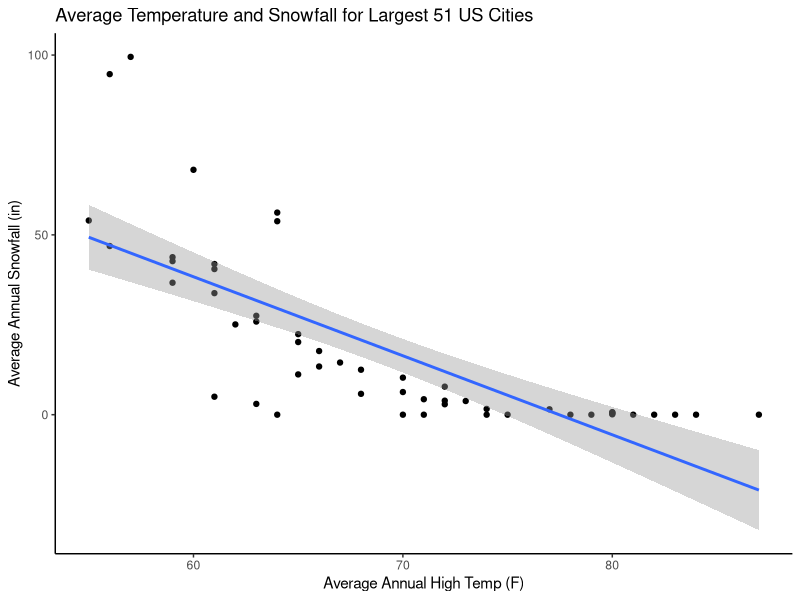

Recreate this plot in R.
setwd("~/Desktop/Biocomputing_R/Biocomputing2020_Exercise10") #set working directory
#load ggplot and cowplot packages
library(ggplot2)
library(cowplot)
#start of problem 1
temp <- read.table(file="Temp_Snow.txt", sep="\t", header=TRUE, stringsAsFactors = FALSE) #load temperature and snow data
temp
ggplot(data=temp, 
       aes(x= temp, y= snow))+
  geom_point()+    #make scatter plot with temp on x axis and snow data on y axis
  theme_classic()+ #choose theme
  stat_smooth(method="lm")+ #add linear trendline 
  xlab("Average Annual High Temp (F)")+ #add x label
  ylab("Average Annual Snowfall (in)")+ #add y label
  ggtitle("Average Temperature and Snowfall for Largest 51 US Cities") #add title

  
  
